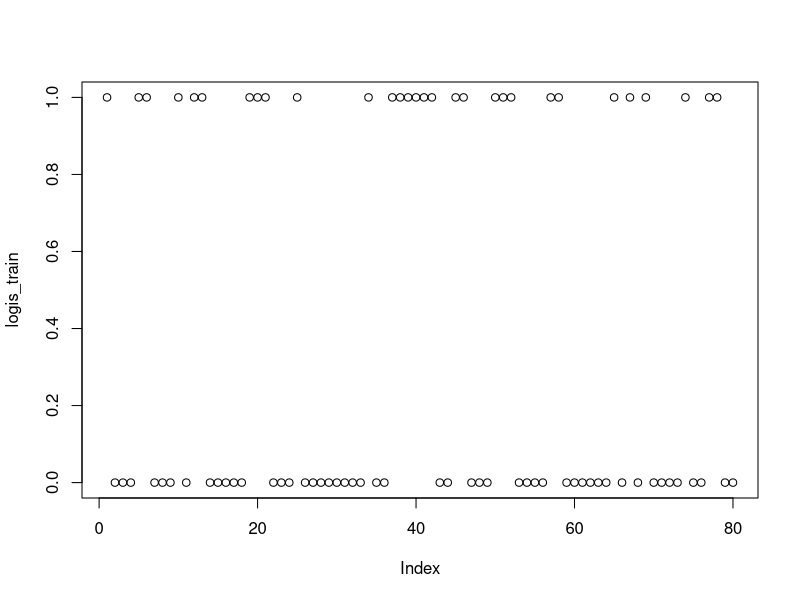
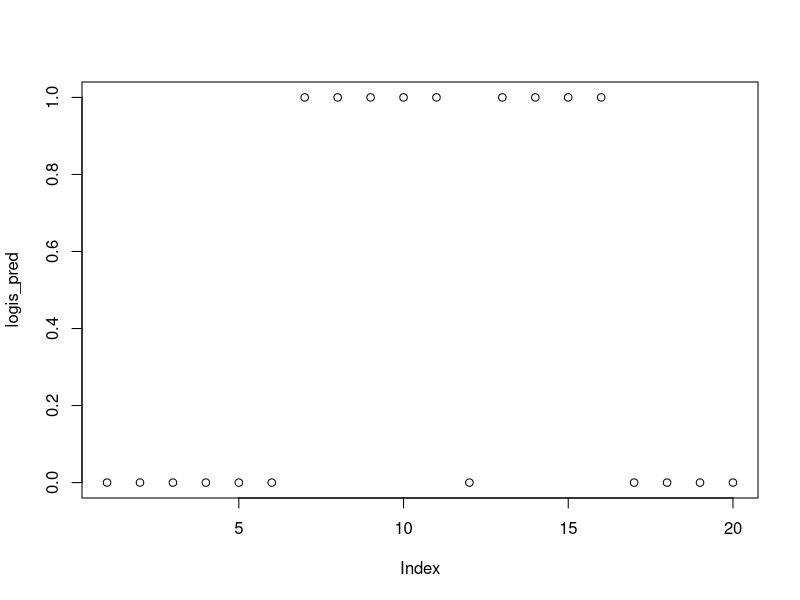

Here is the R script that generated these plots, in order:
# Automotive Crash Testing

library(caret) # for confusionMatrix

# * 1) Reading Data
crashTest_1 <- read.csv("crashTest_1.csv", row.names = 1)
crashTest_1_TEST <- read.csv("crashTest_1_TEST.csv", row.names = 1)

# * 2) Viewing Data
View(crashTest_1)
head(crashTest_1)
head(crashTest_1_TEST)

# Structure of the data
str(crashTest_1)

# Summary of the data
summary(crashTest_1)
summary(crashTest_1_TEST)

# * 3) Building Model

# Convert CarType to a factor
crashTest_1$CarType <- as.factor(crashTest_1$CarType)
crashTest_1_TEST$CarType <- as.factor(crashTest_1_TEST$CarType)

logis_fit <- glm(formula = crashTest_1$CarType ~ ., family = "binomial", data = crashTest_1)

summary(logis_fit)

# Finding the odds using predict()

logis_train <- predict(logis_fit, type = "response")
plot(logis_train)

# Mean of the odds
tapply(logis_train, crashTest_1$CarType, mean)

# * 4) Predicting on Test Data

logis_pred <- predict(logis_fit, newdata = crashTest_1_TEST, type = "response")
plot(logis_pred)

# Results
crashTest_1_TEST[logis_pred <= 0.5, "Logis_Pred"] <- "Hatchback"
crashTest_1_TEST[logis_pred > 0.5, "Logis_Pred"] <- "SUV"

# Confusion Matrix
confusionMatrix(table(crashTest_1_TEST$CarType, crashTest_1_TEST$Logis_Pred), positive = "SUV")

# Structure of the matrix
# [TP, FP]
# [FN, TN]
